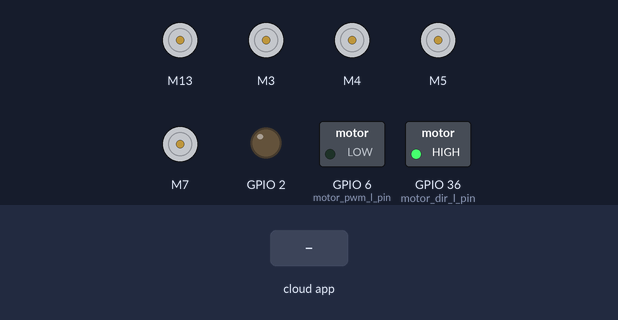
This sketch was run on a simulated ESP32. Shown: 5 × DC motor (green arrow = forward, orange = backward, longer = faster), switched loads named in the sketch (green lamp = pin HIGH), output pins drawn as LEDs (lit = HIGH). Inputs (shaded band) come from the test bench. The ROS host is connected and sends only what is stated; what the sketch prints to the serial monitor is not drawn.

Above: at 1.2 s.
1.3 s: the phone or cloud app sets target_pitch to 45
At 2.0 s:
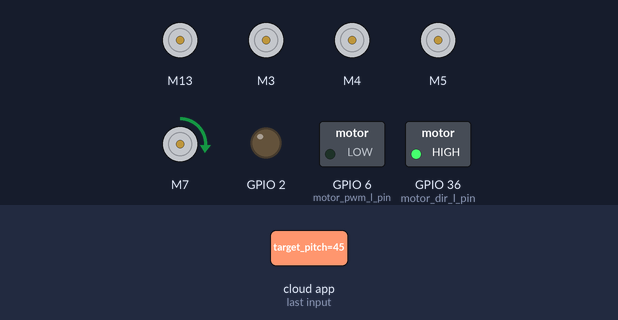
2.8 s: the phone or cloud app sets speed to 1
At 3.1 s:
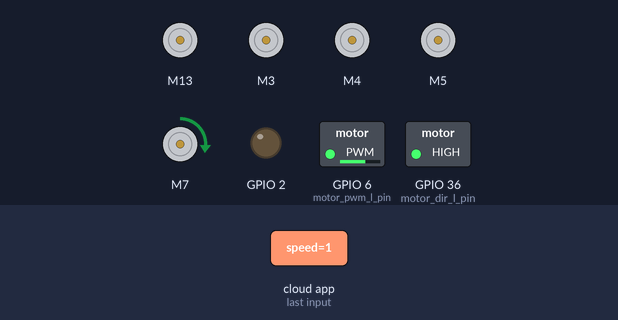
4.3 s: the phone or cloud app sets target_pitch to 0
At 5.5 s:
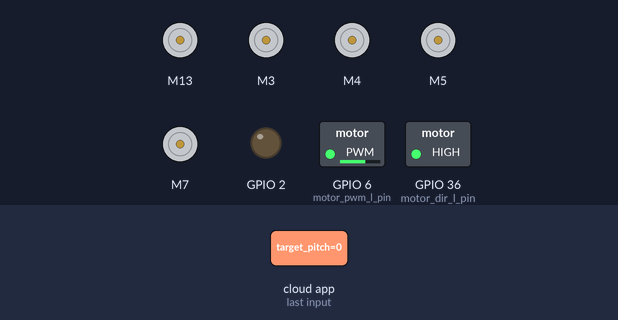
5.8 s: the phone or cloud app sets target_pitch to 90
At 6.6 s:
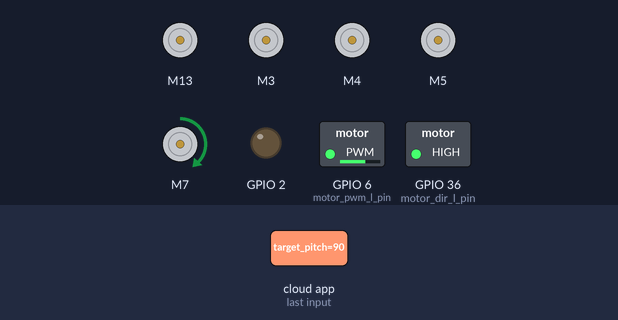
7.3 s: the phone or cloud app sets target_pitch to 180
At 7.7 s:
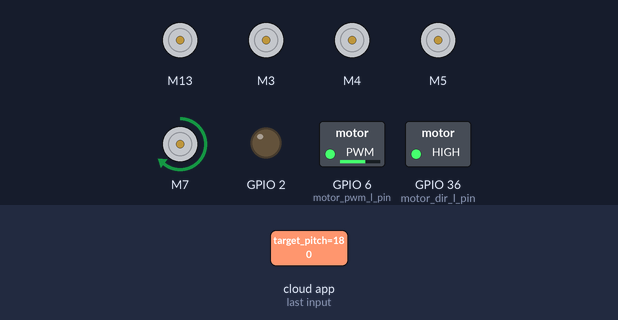
8.8 s: the phone or cloud app sets speed to 1
At 10.1 s:
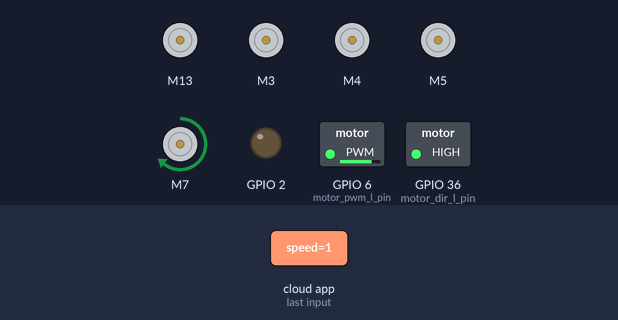
Timing chart, 0 to 11.3 s (numbered marks = the images above; inputs shaded):
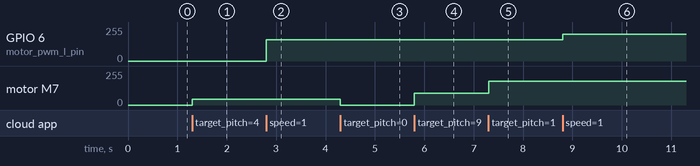

The sketch:

combined_rr.ino
```cpp
//#define ROSSERIAL_ARDUINO_TCP
#include <ros.h>
#include <geometry_msgs/Quaternion.h>
#include <std_msgs/Int32.h>
#include <std_msgs/Int16.h>
#include <std_msgs/Bool.h>
#include "CytronMotorDriver.h"

// #define yaw_pwm 6
// #define yaw_dir 6
#define pitch_pwm 7
#define pitch_dir 37
#define motor_pwm_l_pin 6
//#define motor_pwm_r_pin 11
//#define motor_dir_r_pin 22
#define motor_dir_l_pin 36
#define wheel1_pwm 13
#define wheel2_pwm 3
#define wheel3_pwm 4
#define wheel4_pwm 5
#define wheel1_dir 32
#define wheel2_dir 33
#define wheel3_dir 34
#define wheel4_dir 35


ros::NodeHandle nh;
CytronMD actuator(PWM_DIR,pitch_pwm,pitch_dir);
CytronMD wheel1(PWM_DIR,wheel1_pwm,wheel1_dir);
CytronMD wheel2(PWM_DIR,wheel2_pwm,wheel2_dir);
CytronMD wheel3(PWM_DIR,wheel3_pwm,wheel3_dir);
CytronMD wheel4(PWM_DIR,wheel4_pwm,wheel4_dir);

//CytronMD motor_l(PWM_DIR,motor_pwm_l,motor)

int PWM1;
int PWM2;
int PWM3;
int PWM4;
int pwm_index = 0;
int pwm_array[] = {0, 160, 200, 255};
float multiplier_array[] = {0.25, 1};
int multiplier_index=0;

int motor_pwm = pwm_array[pwm_index];
int act_pwm;
float multiplier=1;
int prev_speed_time=0;
int prev_locoSpeed_time=0;


void callback1(const geometry_msgs::Quaternion &msg){

PWM1 = -1*msg.x;
PWM2 = 1*msg.y;
PWM3 = 1*msg.z;
PWM4 = -1*msg.w;
//Serial.println(PWM1);

//receives both +ve and negative values acc to motion needed )

}

// void callback_yaw(const std_msgs::Int32 &msg)
// {
//   if (msg.data<0)
//   {
//     digitalWrite(yaw_dir,HIGH);
//     analogWrite(yaw_pwm,msg.data);
//   }
//   else{
//     digitalWrite(yaw_dir,LOW);
//     analogWrite(yaw_pwm,msg.data);
//   }

// }

void callback_pitch(const std_msgs::Int32 &msg)
{
act_pwm=msg.data;
}

void callback_speed(const std_msgs::Bool &msg){
  if(((millis()-prev_speed_time)>1000)&&(msg.data)){
    prev_speed_time=millis();
    pwm_index = (pwm_index + 1) % 4;
    motor_pwm = pwm_array[pwm_index];
  }
}

void locoSpeed(const std_msgs::Bool &msg){
  if(((millis()-prev_locoSpeed_time)>1000)&&(msg.data)){
    prev_locoSpeed_time=millis();
    multiplier_index = (multiplier_index + 1) % 2;
    multiplier = multiplier_array[multiplier_index];
  }
}

//Subscriber
ros::Subscriber<geometry_msgs::Quaternion> sub1("keyboard_message1", &callback1);
ros::Subscriber<std_msgs::Int32> sub_pitch("target_pitch", &callback_pitch);
// ros::Subscriber<geometry_msgs::Int32> sub_yaw("target_yaw", &callback_yaw);
ros::Subscriber<std_msgs::Bool> sub_speed("speed", &callback_speed);
ros::Subscriber<std_msgs::Bool> sub_locoSpeed("locoSpeed", &locoSpeed);


void setup() {

 //NODE
 nh.initNode();
 nh.subscribe(sub1);
 nh.subscribe(sub_pitch);
 nh.subscribe(sub_speed);
 nh.subscribe(sub_locoSpeed);


//  nh.subscribe(sub_yaw);


Serial.begin(57600);
Serial.println("node is initialised");


// pinMode(5,INPUT_PULLUP); //Encoder pin
// pinMode(4,INPUT); // Encoder Pin


 pinMode(wheel1_dir,OUTPUT);
 pinMode(wheel1_pwm,OUTPUT);

 pinMode(wheel2_dir,OUTPUT);
 pinMode(wheel2_pwm,OUTPUT);

 pinMode(wheel3_dir,OUTPUT);
 pinMode(wheel3_pwm,OUTPUT);

 pinMode(wheel4_dir,OUTPUT);
 pinMode(wheel4_pwm,OUTPUT);

//  pinMode(yaw_dir,OUTPUT);
//  pinMode(yaw_pwm,OUTPUT);
// pinMode(pitch_dir,OUTPUT);
// pinMode(pitch_pwm,OUTPUT);

 pinMode(motor_pwm_l_pin,OUTPUT);
 pinMode(motor_dir_l_pin,OUTPUT);

// flick_servo.attach(flick_servo_pin);

 digitalWrite(motor_dir_l_pin,HIGH);
// digitalWrite(motor_dir_r_pin,LOW);


  // put your setup code here, to run once:

}

void loop() {
wheel1.setSpeed(PWM1*multiplier);
wheel2.setSpeed(PWM2*multiplier);
wheel3.setSpeed(PWM3*multiplier);
wheel4.setSpeed(PWM4*multiplier);


  analogWrite(motor_pwm_l_pin,motor_pwm);
//  analogWrite(motor_pwm_r_pin,motor_pwm);

  analogWrite(2,abs(PWM4));
  actuator.setSpeed(act_pwm);

//
 nh.spinOnce();
 delay(1);


  // put your main code here, to run repeatedly:

}
```

Measured:
- after the input at 1.3 s, motor M7: stopped → forward 45/255 at once
- after the input at 2.8 s, GPIO 6 (motor_pwm_l_pin): 0/255 → 160/255 at once
- after the input at 4.3 s, motor M7: forward 45/255 → stopped at once
- after the input at 5.8 s, motor M7: stopped → forward 90/255 at once
- after the input at 7.3 s, motor M7: forward 90/255 → forward 180/255 at once
- after the input at 8.8 s, GPIO 6 (motor_pwm_l_pin): 160/255 → 200/255 at once
